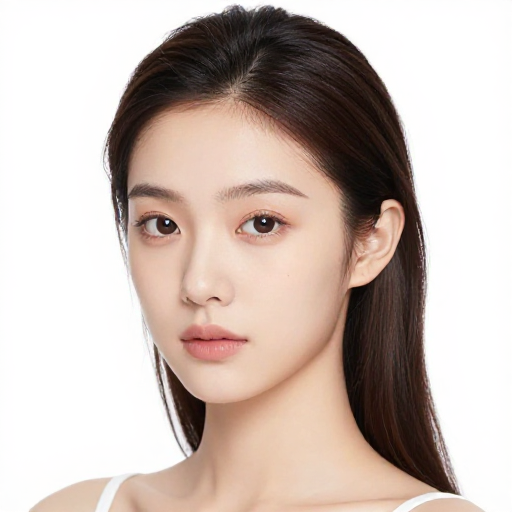
#> input picture artifacts/validation/generated-reference-completion/face/input.png, 512 x 512 px
$ python -i segmentation.py   (imports and definitions only)
#> lines starting #> are read from the running program, lines starting #| are printed output that depends on the picture; after the words box and inside, x2 and y2 are one past the last pixel; in counts of white or black regions, pixels touching at a corner belong together
#> further down, picture is the input picture: PIL image 512x512 RGB; mean R, G, B 200.8, 186.2, 178.8
"""Robust subject segmentation for texture and conditioning inputs.

Background removal quality bounds everything downstream of it: the alpha
mask drives canonical recentering, silhouette registration, projection
weighting, and the multi-view geometry conditioning. rembg's default
``u2net`` checkpoint is a general salient-object model that routinely
amputates large low-contrast regions (the classic failure is a dark hair
mass against a light studio background — empirically it dropped 40% of the
subject on the checked profile photo). The ``isnet-general-use`` checkpoint
segments the same inputs correctly while remaining general-purpose, so it
is preferred, with graceful fallback to the default model when the ONNX
checkpoint cannot be fetched.

The raw matte also needs hygiene before geometric use: stray floater blobs
shift bounding boxes (breaking canonical framing), and pinholes create
false silhouette edges. `clean_alpha_mask` keeps the dominant connected
component and closes small holes without touching the soft matte edge.
"""

from __future__ import annotations

from typing import Any, Optional

_SESSION_CACHE: dict = {}
_PREFERRED_MODELS = ("isnet-general-use",)


def _session(model_name: str) -> Optional[Any]:
    if model_name in _SESSION_CACHE:
        return _SESSION_CACHE[model_name]
    try:
        import rembg

        session = rembg.new_session(model_name)
    except Exception:
        session = None
    _SESSION_CACHE[model_name] = session
    return session


def clean_alpha_mask(image: Any, *, min_component_ratio: float = 0.02) -> Any:
    """Keep the dominant alpha component(s) and close pinholes.

    Components smaller than `min_component_ratio` of the largest one are
    floaters (matting noise, background remnants); they shift the subject
    bounding box that canonical framing depends on. Holes inside the
    subject create false silhouette edges for registration. Both are
    removed on the BINARY support; the soft matte values are preserved
    where the support survives.
    """
#> called with min_component_ratio = 0.02
    import numpy as np

    rgba = image.convert("RGBA") if hasattr(image, "convert") else image
    array = np.asarray(rgba, dtype=np.uint8).copy()
    alpha = array[:, :, 3]
#> alpha: shape (512, 512); every value is 255
    support = alpha > 12
#> support: shape (512, 512) bool; every value is 1
    if not support.any():
        return rgba
    try:
        from scipy import ndimage

        labels, count = ndimage.label(support)
#> labels: shape (512, 512) int32; every value is 1
#> count = 1
        if count > 1:
            sizes = ndimage.sum(support, labels, index=np.arange(1, count + 1))
            keep = np.zeros(count + 1, dtype=bool)
            keep[1:] = sizes >= float(sizes.max()) * float(min_component_ratio)
            support = keep[labels]
        support = ndimage.binary_closing(support, structure=np.ones((5, 5), dtype=bool))
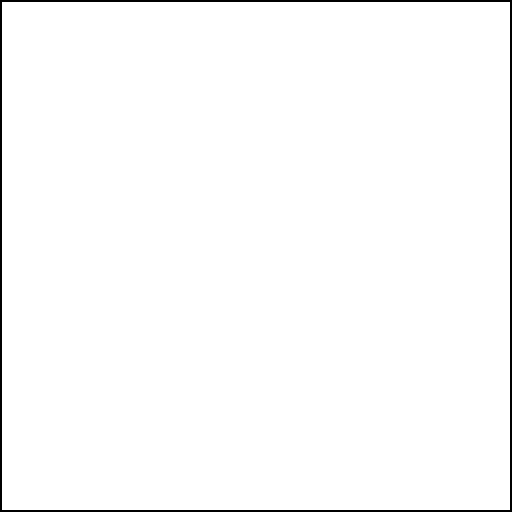
#> support: shape (512, 512) bool; 98.4% white; 1 black region, box (x1, y1, x2, y2) and area: (0, 0, 512, 512) 4080
        support = ndimage.binary_fill_holes(support)
    except Exception:
        return rgba
    # Keep original matte values on surviving support; holes that were
    # closed had zero alpha, so they become opaque interior.
    array[:, :, 3] = np.where(support, np.where(alpha > 12, alpha, 255), 0)
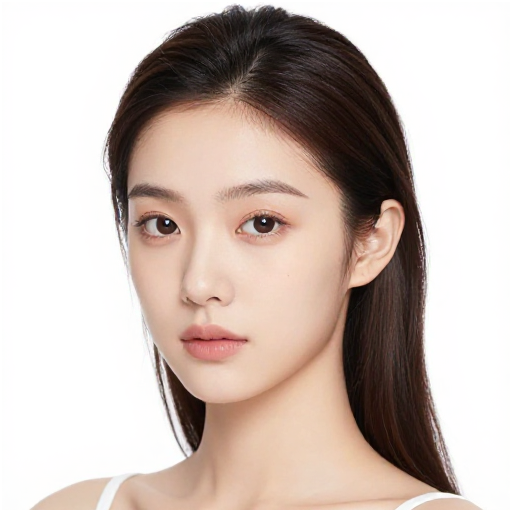
#> array: shape (512, 512, 4); mean R, G, B, A 200.8, 186.2, 178.8, 251; transparent parts drawn white
    from PIL import Image

    return Image.fromarray(array, mode="RGBA")


def remove_background_robust(image: Any) -> Any:
    """Segment the subject with the strongest available matte model.

    Tries the preferred general-purpose checkpoint first and falls back to
    rembg's default when unavailable (e.g. offline hosts that never cached
    the ONNX file). The returned image always has a cleaned alpha channel.
    """
    import rembg

    source = image.convert("RGBA") if hasattr(image, "convert") else image
    result = None
    for model_name in _PREFERRED_MODELS:
        session = _session(model_name)
        if session is None:
            continue
        try:
            result = rembg.remove(source, session=session)
            break
        except Exception:
            continue
    if result is None:
        result = rembg.remove(source)
    return clean_alpha_mask(result.convert("RGBA"))

>>> from PIL import Image
>>> picture = Image.open('../../artifacts/validation/generated-reference-completion/face/input.png')
>>> result = clean_alpha_mask(picture)

$ run again, on artifacts/validation/generated-reference-completion/face/generated_back.png
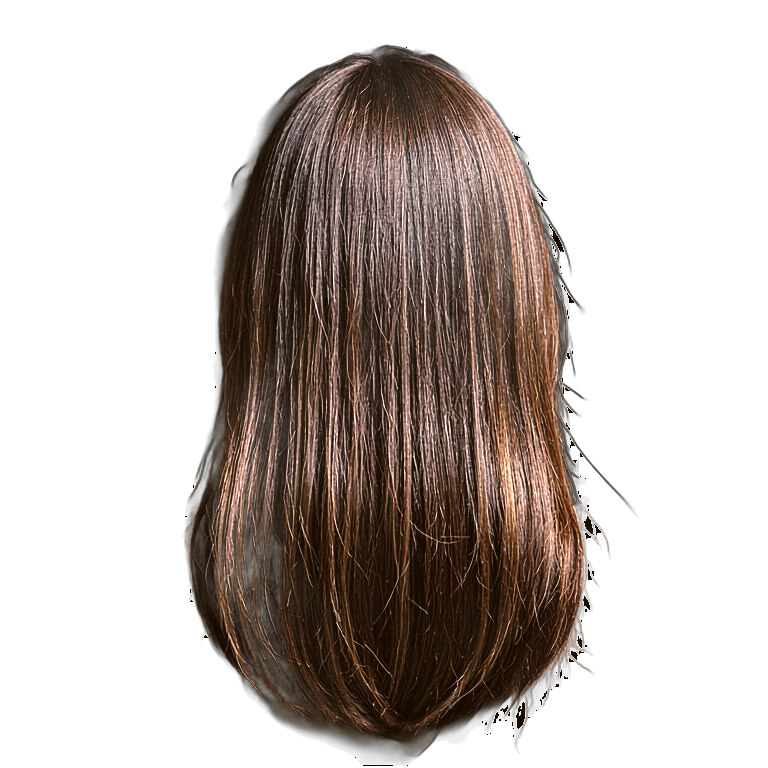
#> input picture artifacts/validation/generated-reference-completion/face/generated_back.png, 768 x 768 px
#> picture is the input picture: PIL image 768x768 RGBA; mean R, G, B, A 31.5, 22.7, 17.9, 89.9
#> in clean_alpha_mask, `alpha = array[:, :, 3]`:
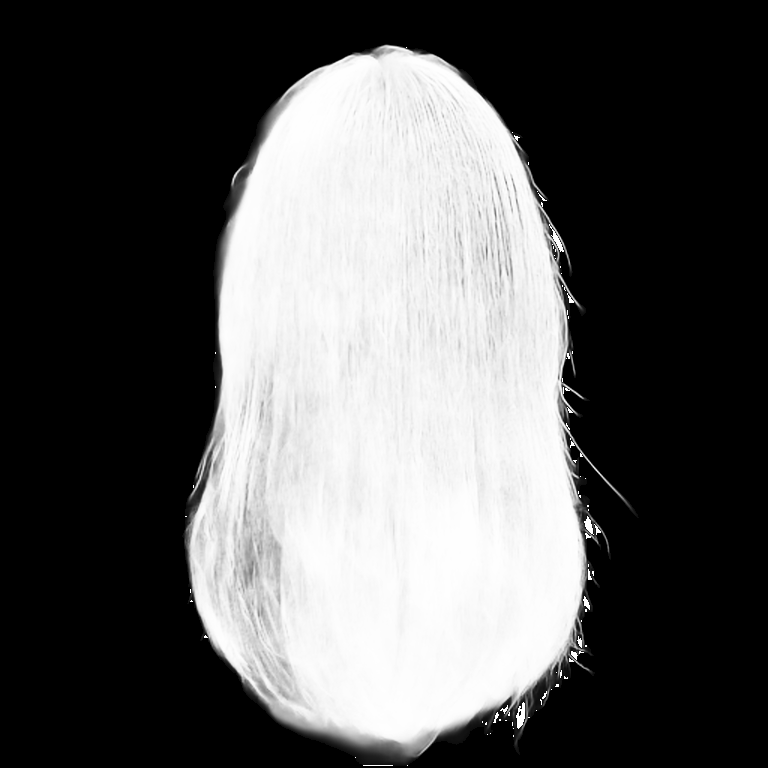
#> alpha: shape (768, 768); min 0, max 255, mean 89.9
#> in clean_alpha_mask, `support = alpha > 12`:
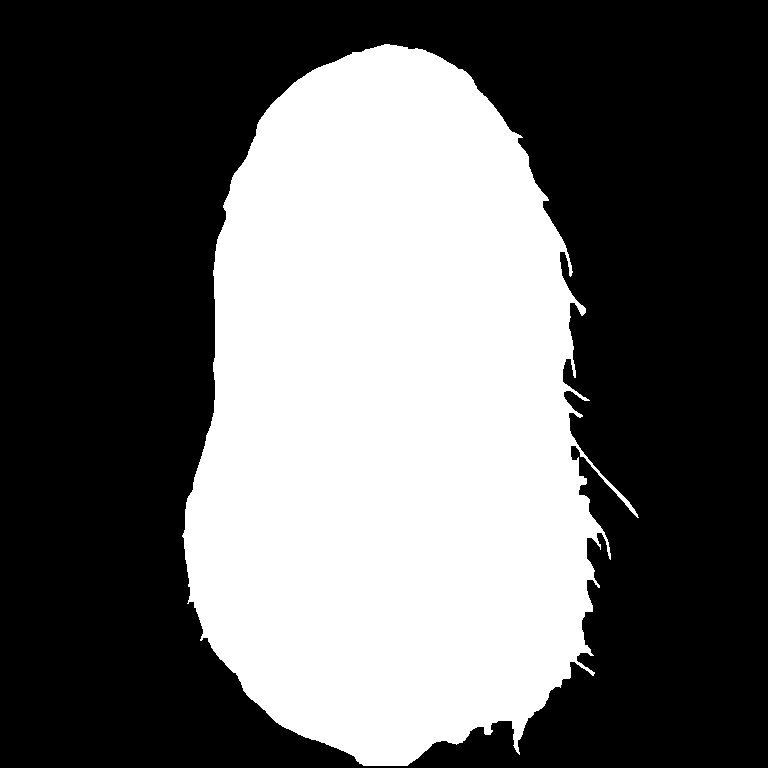
#> support: shape (768, 768) bool; 39.2% white; 1 white region, box (x1, y1, x2, y2) and area: (182, 44, 639, 766) 231106
#> count = 1

$ run again, on artifacts/validation/generated-reference-completion/face/generated_side_left.png
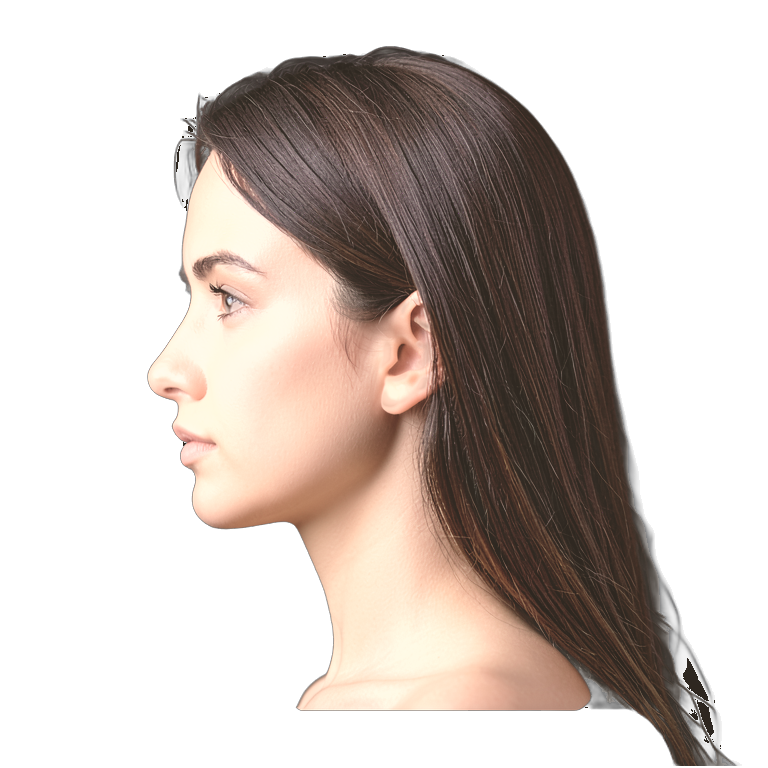
#> input picture artifacts/validation/generated-reference-completion/face/generated_side_left.png, 768 x 768 px
#> picture is the input picture: PIL image 768x768 RGBA; mean R, G, B, A 62.1, 52.3, 46.5, 109.5
#> in clean_alpha_mask, `alpha = array[:, :, 3]`:
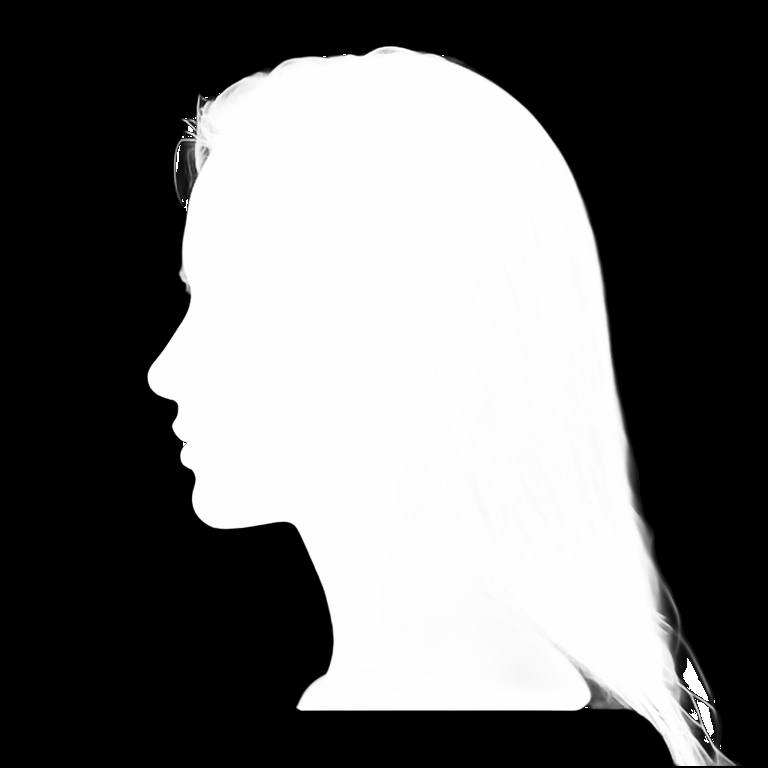
#> alpha: shape (768, 768); min 0, max 255, mean 109.5
#> in clean_alpha_mask, `support = alpha > 12`:
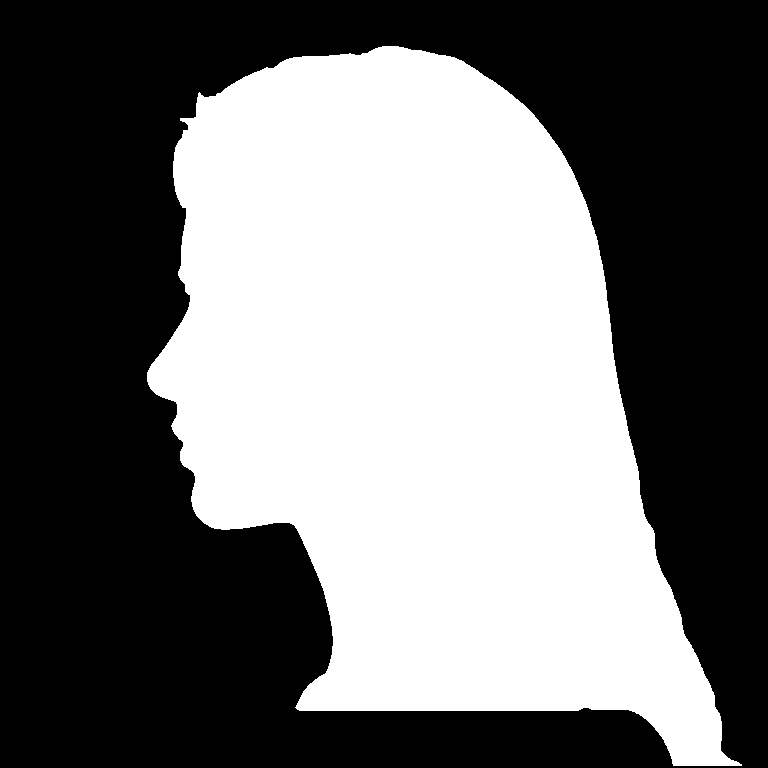
#> support: shape (768, 768) bool; 44.6% white; 1 white region, box (x1, y1, x2, y2) and area: (147, 46, 742, 766) 262998
#> count = 1
